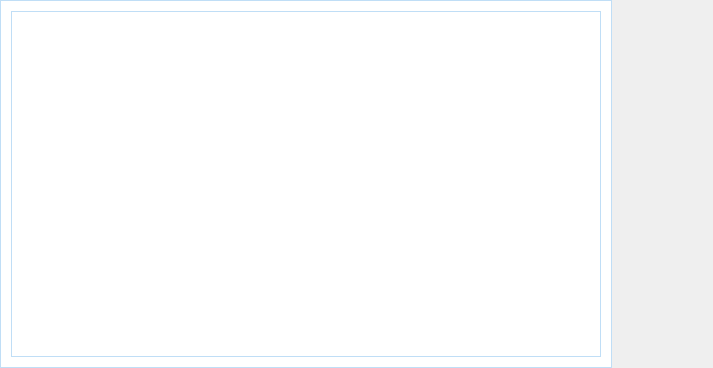
<?xml version="1.0" encoding="UTF-8"?>
<ui version="4.0">
 <class>HandKeyboard</class>
 <widget class="QWidget" name="HandKeyboard">
  <property name="geometry">
   <rect>
    <x>0</x>
    <y>0</y>
    <width>713</width>
    <height>368</height>
   </rect>
  </property>
  <property name="windowTitle">
   <string>MyWidget</string>
  </property>
  <layout class="QHBoxLayout" name="horizontalLayout_2">
   <property name="spacing">
    <number>1</number>
   </property>
   <property name="leftMargin">
    <number>0</number>
   </property>
   <property name="topMargin">
    <number>0</number>
   </property>
   <property name="rightMargin">
    <number>0</number>
   </property>
   <property name="bottomMargin">
    <number>0</number>
   </property>
   <item>
    <widget class="QWidget" name="widget_2" native="true">
     <property name="sizePolicy">
      <sizepolicy hsizetype="Preferred" vsizetype="Preferred">
       <horstretch>6</horstretch>
       <verstretch>1</verstretch>
      </sizepolicy>
     </property>
     <property name="styleSheet">
      <string notr="true">border:1px solid #C0DEF6; background-color:white</string>
     </property>
     <layout class="QVBoxLayout" name="verticalLayout_2">
      <item>
       <widget class="HandView" name="handWritingWidget" native="true">
        <property name="sizePolicy">
         <sizepolicy hsizetype="Preferred" vsizetype="Preferred">
          <horstretch>1</horstretch>
          <verstretch>0</verstretch>
         </sizepolicy>
        </property>
        <property name="styleSheet">
         <string notr="true">background-color:white</string>
        </property>
       </widget>
      </item>
     </layout>
    </widget>
   </item>
   <item>
    <widget class="QWidget" name="rightToolWidget" native="true">
     <property name="enabled">
      <bool>true</bool>
     </property>
     <property name="sizePolicy">
      <sizepolicy hsizetype="Preferred" vsizetype="Preferred">
       <horstretch>1</horstretch>
       <verstretch>0</verstretch>
      </sizepolicy>
     </property>
     <property name="minimumSize">
      <size>
       <width>50</width>
       <height>0</height>
      </size>
     </property>
     <property name="maximumSize">
      <size>
       <width>100</width>
       <height>16777215</height>
      </size>
     </property>
    </widget>
   </item>
  </layout>
 </widget>
 <layoutdefault spacing="6" margin="11"/>
 <customwidgets>
  <customwidget>
   <class>HandView</class>
   <extends>QWidget</extends>
   <header>handview.h</header>
   <container>1</container>
  </customwidget>
 </customwidgets>
 <resources/>
 <connections/>
</ui>
